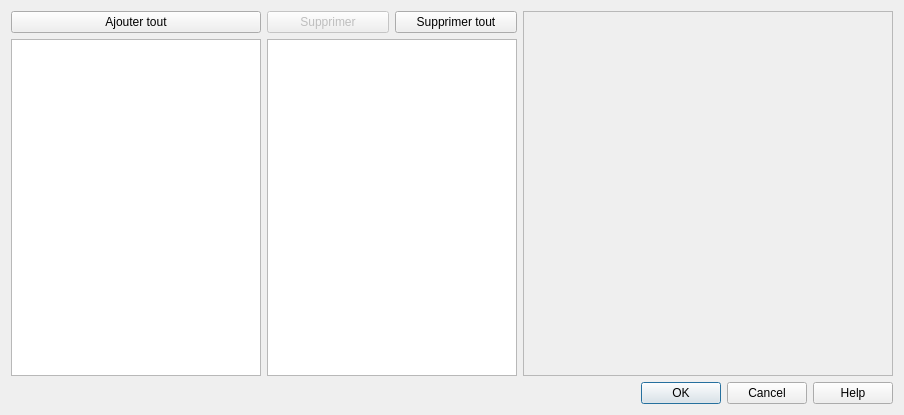
<?xml version="1.0" encoding="UTF-8"?>
<ui version="4.0">
 <class>CTG_ConfigurableElementsSelector</class>
 <widget class="QDialog" name="CTG_ConfigurableElementsSelector">
  <property name="geometry">
   <rect>
    <x>0</x>
    <y>0</y>
    <width>904</width>
    <height>415</height>
   </rect>
  </property>
  <property name="windowTitle">
   <string>Configuration</string>
  </property>
  <layout class="QVBoxLayout" name="verticalLayout">
   <item>
    <layout class="QGridLayout" name="gridLayout">
     <item row="0" column="0">
      <widget class="QPushButton" name="pushButtonAddAll">
       <property name="maximumSize">
        <size>
         <width>16777215</width>
         <height>16777215</height>
        </size>
       </property>
       <property name="text">
        <string>Ajouter tout</string>
       </property>
      </widget>
     </item>
     <item row="1" column="1" colspan="2">
      <widget class="QListWidget" name="listWidgetSelected">
       <property name="minimumSize">
        <size>
         <width>250</width>
         <height>0</height>
        </size>
       </property>
       <property name="maximumSize">
        <size>
         <width>250</width>
         <height>16777215</height>
        </size>
       </property>
      </widget>
     </item>
     <item row="1" column="0">
      <widget class="QListWidget" name="listWidgetAvailable">
       <property name="minimumSize">
        <size>
         <width>250</width>
         <height>0</height>
        </size>
       </property>
       <property name="maximumSize">
        <size>
         <width>250</width>
         <height>16777215</height>
        </size>
       </property>
      </widget>
     </item>
     <item row="0" column="1">
      <widget class="QPushButton" name="pushButtonRemove">
       <property name="enabled">
        <bool>false</bool>
       </property>
       <property name="text">
        <string>Supprimer</string>
       </property>
      </widget>
     </item>
     <item row="0" column="2">
      <widget class="QPushButton" name="pushButtonRemoveAll">
       <property name="text">
        <string>Supprimer tout</string>
       </property>
      </widget>
     </item>
     <item row="0" column="3" rowspan="2">
      <widget class="QScrollArea" name="scrollAreaConfiguration">
       <property name="widgetResizable">
        <bool>true</bool>
       </property>
       <widget class="QWidget" name="scrollAreaWidgetContents">
        <property name="geometry">
         <rect>
          <x>0</x>
          <y>0</y>
          <width>370</width>
          <height>363</height>
         </rect>
        </property>
        <layout class="QVBoxLayout" name="verticalLayout_2"/>
       </widget>
      </widget>
     </item>
    </layout>
   </item>
   <item>
    <widget class="QDialogButtonBox" name="buttonBox">
     <property name="orientation">
      <enum>Qt::Horizontal</enum>
     </property>
     <property name="standardButtons">
      <set>QDialogButtonBox::Cancel|QDialogButtonBox::Help|QDialogButtonBox::Ok</set>
     </property>
    </widget>
   </item>
  </layout>
 </widget>
 <resources/>
 <connections>
  <connection>
   <sender>buttonBox</sender>
   <signal>accepted()</signal>
   <receiver>CTG_ConfigurableElementsSelector</receiver>
   <slot>accept()</slot>
   <hints>
    <hint type="sourcelabel">
     <x>248</x>
     <y>254</y>
    </hint>
    <hint type="destinationlabel">
     <x>157</x>
     <y>274</y>
    </hint>
   </hints>
  </connection>
  <connection>
   <sender>buttonBox</sender>
   <signal>rejected()</signal>
   <receiver>CTG_ConfigurableElementsSelector</receiver>
   <slot>reject()</slot>
   <hints>
    <hint type="sourcelabel">
     <x>316</x>
     <y>260</y>
    </hint>
    <hint type="destinationlabel">
     <x>286</x>
     <y>274</y>
    </hint>
   </hints>
  </connection>
 </connections>
</ui>
